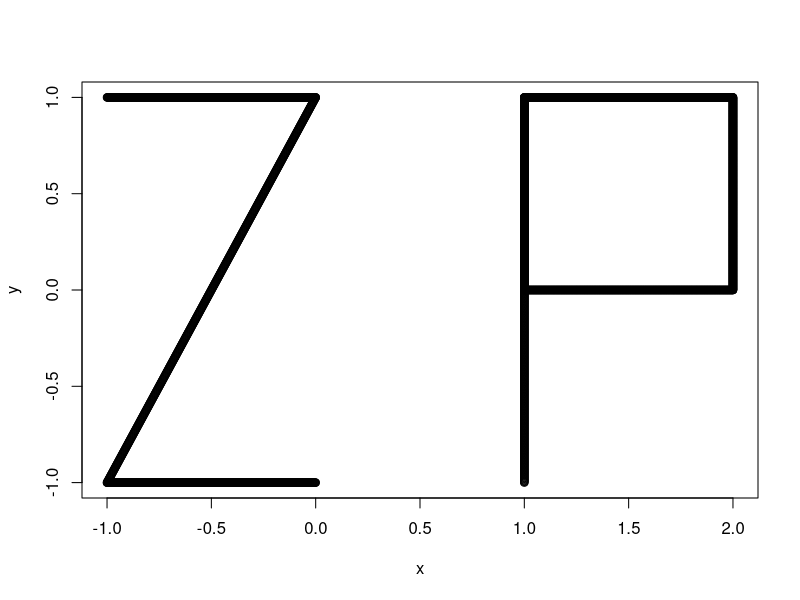
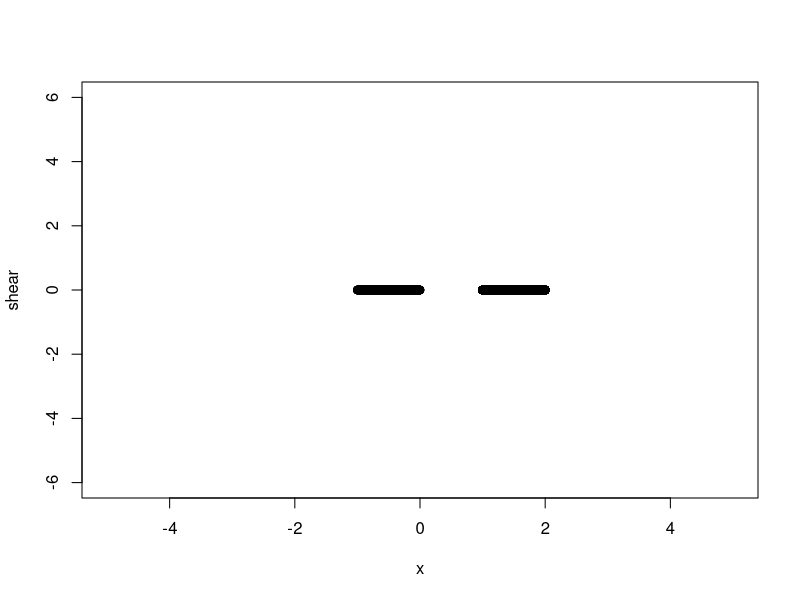
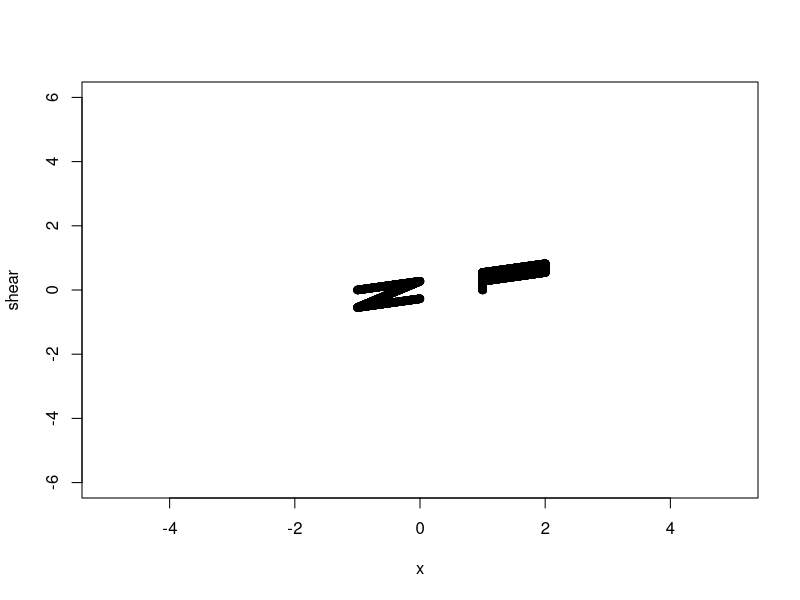
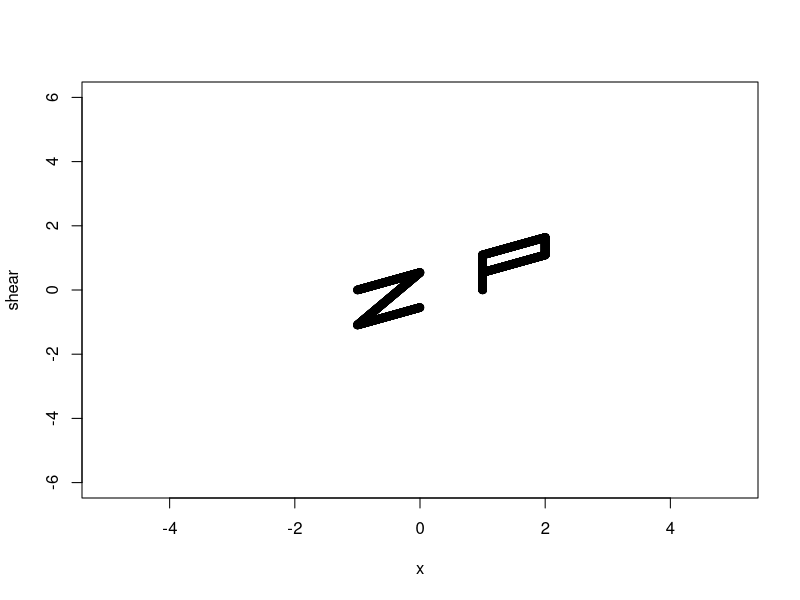
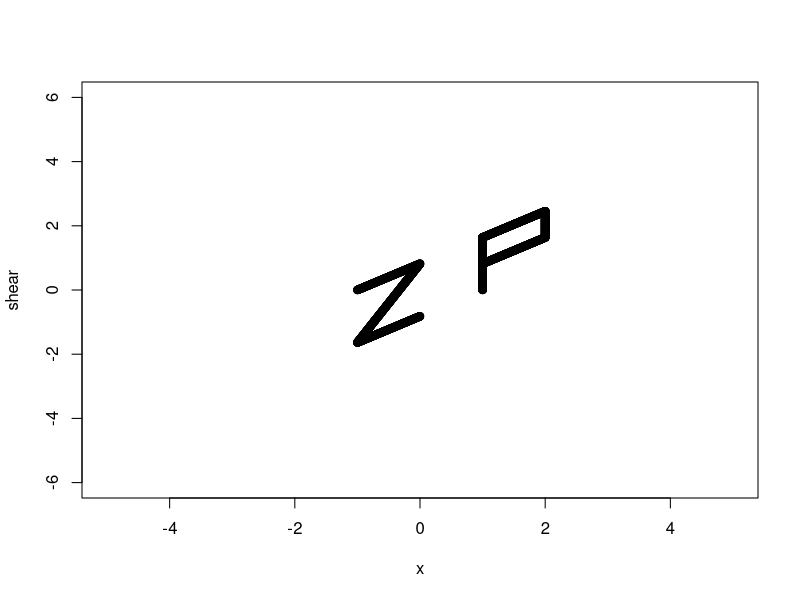
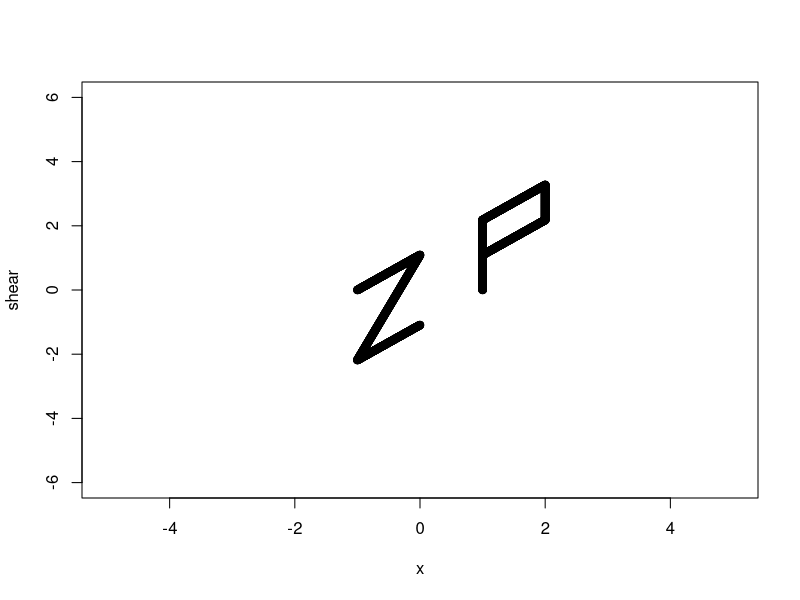
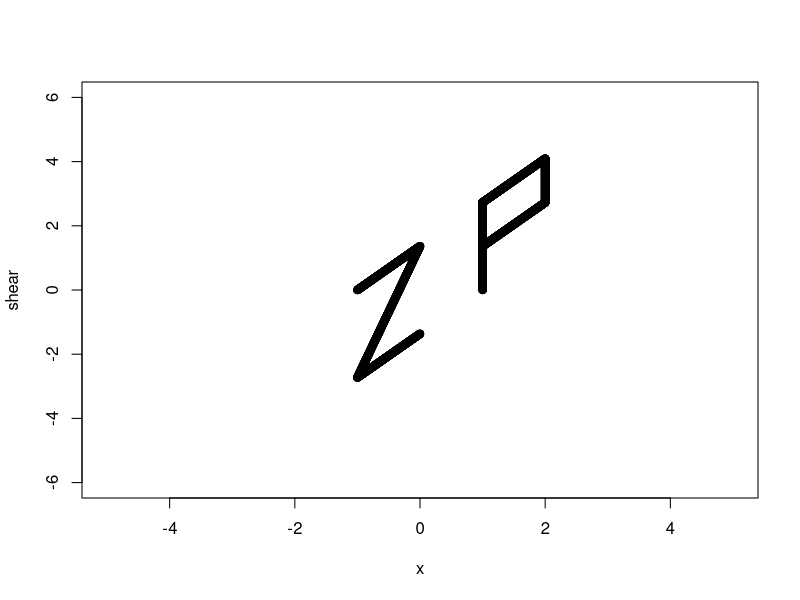
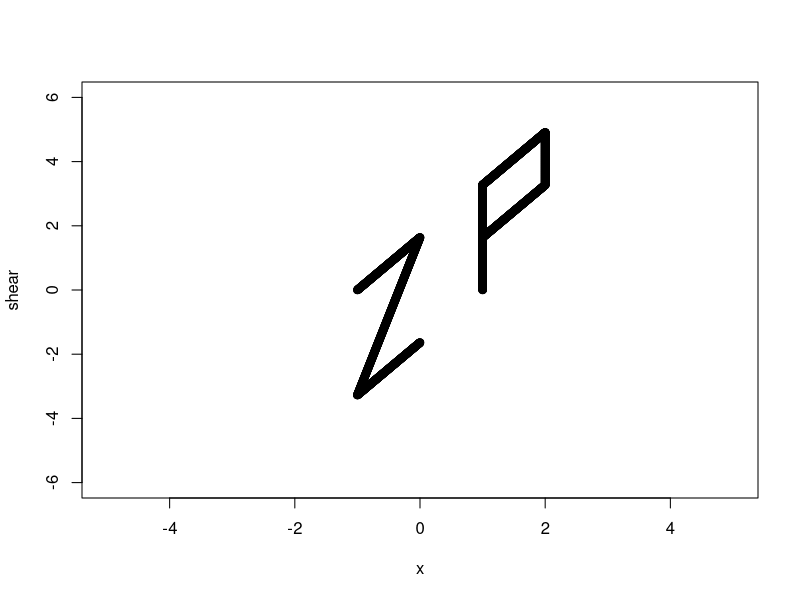

R code for these plots, in order:

x <- c(seq(-1,0,length.out =500), seq(-1,0,length.out =500), seq(-1,0,length.out =500), # Shows the letter Z 
       rep(2,500), rep(1,500), seq(1,2,length.out = 500), seq(1,2,length.out = 500),
       rep(1, 500) # Shows the letter P 
)
y <- c(rep(-1,500),seq(-1,1,length.out=500), rep(1,500), # Shows the letter Z
       seq(0,1,length.out = 500),seq(0,1, length.out = 500), rep(1,500),rep(0,500), 
       seq(-1,1,length.out = 500) # Shows the letter P 
)
z <- rbind(x,y)
xA <- function(x,y){
  x %*% y
}

plot(x, y)


# Shear
for (i in seq(0,3, length.out = 12)) { 
  id_m  <- 1L * i
  shear <- (x * i) + (y * id_m)
  plot(shear~x, 
       xlim=c(-5,5), ylim=c(-6,6))
}
# Scale
for (i in seq(1,3, length.out = 12)){
  id_m <- 1L * i
  scale_y <- y * id_m
  scale_x <- x * id_m
  plot(scale_y~scale_x, 
       xlim=c(-5,5), ylim=c(-6,6))
}
# Rotate
for (i in seq(0, 2*pi, length.out = 12)) {
  rotated <- apply(z, 2, function(x) 
    xA(x, matrix(c(
      cos(i), -sin(i), sin(i), cos(i)), ncol = 2,nrow = 2)))
  plot(rotated[2,]~rotated[1,], 
       xlim=c(-5,5), ylim=c(-6,6))
}
# Project
for (i in seq(0, 2*pi, length.out = 12)) {
  proj <- rbind(z, rep(0, ncol(z)))
  projected <- apply(proj, 2, function(x) 
    xA(x, matrix(c(1, 0, 0, 0, 
                   cos(i), -sin(i), 0, sin(i), cos(i)), ncol = 3, nrow = 3)))
  plot(projected[2,]~projected[1,], 
       xlim=c(-5,5), ylim=c(-6,6))
}
